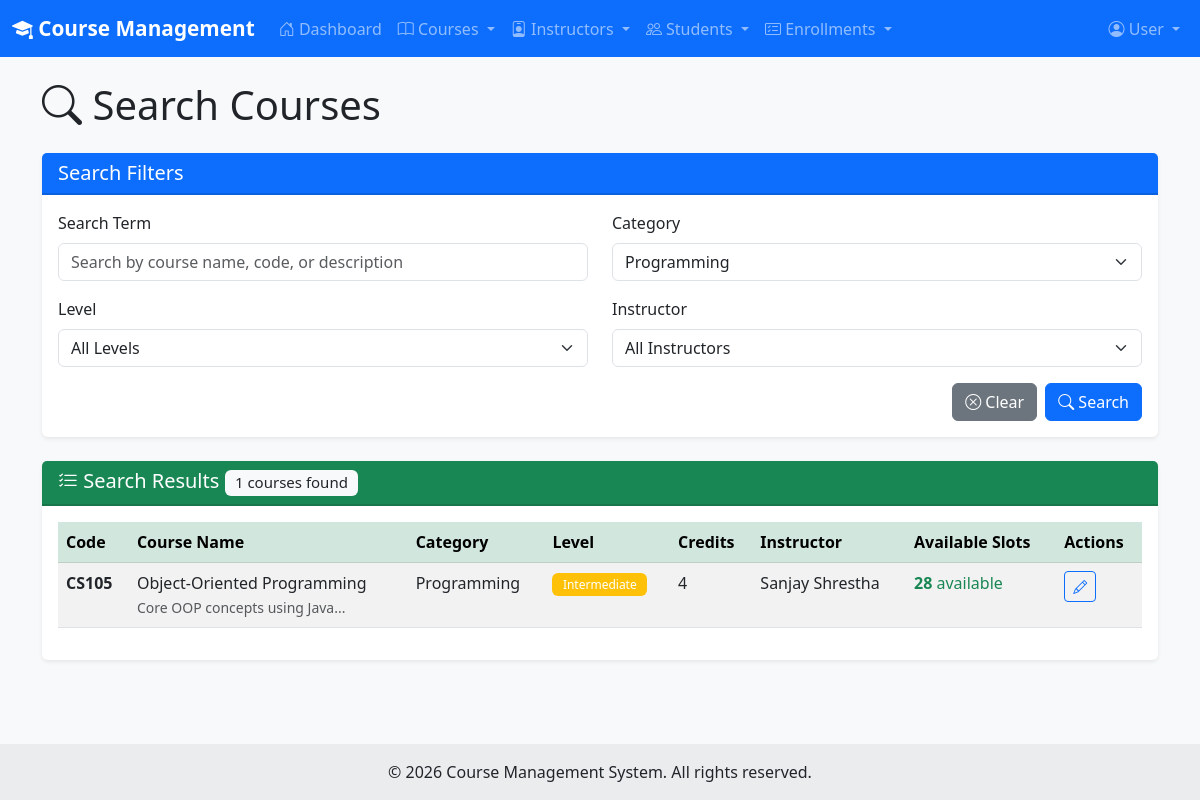
The app's page /courses/search.php?category=Programming with its own data.
### tables this page shows
CREATE TABLE courses (
    course_id INT PRIMARY KEY AUTO_INCREMENT,
    course_code VARCHAR(20) NOT NULL UNIQUE,
    course_name VARCHAR(100) NOT NULL,
    description TEXT,
    credits INT DEFAULT 3,
    instructor_id INT,
    category VARCHAR(50),
    level ENUM('Beginner', 'Intermediate', 'Advanced') DEFAULT 'Beginner',
    max_students INT DEFAULT 30,
    start_date DATE,
    end_date DATE,
    is_active TINYINT(1) DEFAULT 1,
    created_at TIMESTAMP DEFAULT CURRENT_TIMESTAMP,
    updated_at TIMESTAMP DEFAULT CURRENT_TIMESTAMP ON UPDATE CURRENT_TIMESTAMP,
    FOREIGN KEY (instructor_id)
        REFERENCES instructors(instructor_id)
        ON DELETE SET NULL,
    INDEX idx_code (course_code),
    INDEX idx_instructor (instructor_id),
    INDEX idx_active (is_active)
);

### includes/functions.php (called while the page is built, shortened)
<?php
function h($string) {
    return htmlspecialchars($string ?? '', ENT_QUOTES, 'UTF-8');
}
function getCategories() {
    return [
        'Web Development', 'Data Science', 'Database', 'Mobile Development', 'Programming',
        'Project Management', 'Cloud Computing', 'Cybersecurity', 'Networking', 'Software Engineering'
    ];
}
function sanitizeSearch($input) {
    return trim(strip_tags($input));
}
function getAll($pdo, $sql, $params = []) {
    $stmt = $pdo->prepare($sql);
    $stmt->execute($params);
    return $stmt->fetchAll();
}

### public/courses/search.php (the view, shortened to what this page needs)
<?php
require_once '../../config/db.php';
require_once '../../includes/functions.php';
$searchTerm = isset($_GET['search']) ? sanitizeSearch($_GET['search']) : '';
$categoryFilter = isset($_GET['category']) ? sanitizeSearch($_GET['category']) : '';
$levelFilter = isset($_GET['level']) ? sanitizeSearch($_GET['level']) : '';
$instructorFilter = isset($_GET['instructor']) ? intval($_GET['instructor']) : 0;
$categories = getCategories();
$results = [];
$searchPerformed = false;
if (!empty($searchTerm) || !empty($categoryFilter) || !empty($levelFilter) || $instructorFilter > 0) {
    $searchPerformed = true;
    $sql = "SELECT c.*,
            CONCAT(i.first_name, ' ', i.last_name) as instructor_name,
            (SELECT COUNT(*) FROM enrollments e WHERE e.course_id = c.course_id AND e.status = 'Active') as enrolled_count
            FROM courses c
            LEFT JOIN instructors i ON c.instructor_id = i.instructor_id
            WHERE 1=1";
    $params = [];
    if (!empty($categoryFilter)) {
        $sql .= " AND c.category = ?";
        $params[] = $categoryFilter;
    }
    $sql .= " ORDER BY c.course_name";
    try {
        $results = getAll($pdo, $sql, $params);
    } catch (PDOException $e) {
        error_log("Search Error: " . $e->getMessage());
        setMessage("Error performing search", "error");
    }
}
include '../../includes/header.php';
?>
<h1 class="mb-4"><i class="bi bi-search"></i> Search Courses</h1>
<div class="card mb-4">
    <div class="card-header bg-primary text-white">
        <h5 class="mb-0">Search Filters</h5>
    </div>
    <div class="card-body">
        <form method="GET" action="" id="searchForm">
            <div class="row">
                <div class="col-md-6 mb-3">
                    <label for="search" class="form-label">Search Term</label>
                    <input type="text"
                           class="form-control"
                           id="search"
                           name="search"
                           value="<?= h($searchTerm) ?>"
                           placeholder="Search by course name, code, or description"
                           autocomplete="off">
                </div>
                <div class="col-md-6 mb-3">
                    <label for="category" class="form-label">Category</label>
                    <select class="form-select" id="category" name="category">
                        <?php foreach ($categories as $cat): ?>
                            <option value="<?= h($cat) ?>" <?= $categoryFilter == $cat ? 'selected' : '' ?>>
                                <?= h($cat) ?>
                            </option>
                        <?php endforeach; ?>
                    </select>
                </div>
            </div>
            <div class="row">
                <div class="col-md-6 mb-3">
                    <label for="level" class="form-label">Level</label>
                    <select class="form-select" id="level" name="level">
                        <option value="">All Levels</option>
                    </select>
                </div>
                <div class="col-md-6 mb-3">
                    <label for="instructor" class="form-label">Instructor</label>
                    <select class="form-select" id="instructor" name="instructor">
                        <option value="">All Instructors</option>
                    </select>
                </div>
            </div>
            <div class="d-grid gap-2 d-md-flex justify-content-md-end">
                <a href="search.php" class="btn btn-secondary">
                    <i class="bi bi-x-circle"></i> Clear
                </a>
                <button type="submit" class="btn btn-primary">
                    <i class="bi bi-search"></i> Search
                </button>
            </div>
        </form>
    </div>
</div>
<?php if ($searchPerformed): ?>
    <div class="card">
        <div class="card-header bg-success text-white">
            <h5 class="mb-0">
                <i class="bi bi-list-check"></i> Search Results
                <span class="badge bg-light text-dark"><?= count($results) ?> courses found</span>
            </h5>
        </div>
        <div class="card-body">
            <?php if (empty($results)): ?>
                <div class="alert alert-info">
                    <i class="bi bi-info-circle"></i> No courses found matching your search criteria.
                </div>
            <?php else: ?>
                <div class="table-responsive">
                    <table class="table table-striped table-hover">
                        <thead class="table-success">
                            <tr>
                                <th>Code</th>
                                <th>Course Name</th>
                                <th>Category</th>
                                <th>Level</th>
                                <th>Credits</th>
                                <th>Instructor</th>
                                <th>Available Slots</th>
                                <th>Actions</th>
                            </tr>
                        </thead>
                        <tbody>
                            <?php foreach ($results as $course): ?>
                                <?php
                                $availableSlots = $course['max_students'] - $course['enrolled_count'];
                                $slotClass = $availableSlots > 10 ? 'text-success' : ($availableSlots > 0 ? 'text-warning' : 'text-danger');
                                ?>
                                <tr>
                                    <td><strong><?= h($course['course_code']) ?></strong></td>
                                    <td>
                                        <?= h($course['course_name']) ?>
                                        <?php if (!empty($course['description'])): ?>
                                            <br><small class="text-muted"><?= h(substr($course['description'], 0, 60)) ?>...</small>
                                        <?php endif; ?>
                                    </td>
                                    <td><?= h($course['category']) ?></td>
                                    <td>
                                        <span class="badge
                                            <?= $course['level'] == 'Beginner' ? 'bg-success' :
                                                ($course['level'] == 'Intermediate' ? 'bg-warning' : 'bg-danger') ?>">
                                            <?= h($course['level']) ?>
                                        </span>
                                    </td>
                                    <td><?= h($course['credits']) ?></td>
                                    <td><?= h($course['instructor_name'] ?? 'Not Assigned') ?></td>
                                    <td class="<?= $slotClass ?>">
                                        <strong><?= h($availableSlots) ?></strong> available
                                    </td>
                                    <td>
                                        <a href="edit.php?id=<?= h($course['course_id']) ?>"
                                           class="btn btn-sm btn-outline-primary">
                                            <i class="bi bi-pencil"></i>
                                        </a>
                                    </td>
                                </tr>
                            <?php endforeach; ?>
                        </tbody>
                    </table>
                </div>
            <?php endif; ?>
        </div>
    </div>
<?php endif; ?>
<?php include '../../includes/footer.php'; ?>

### includes/header.php (style rules this page uses)
body { min-height: 100vh; display: flex; flex-direction: column; background-color: #f8f9fa; }
.card { box-shadow: 0 0.125rem 0.25rem rgba(0, 0, 0, 0.075); border: none; margin-bottom: 1.5rem; }
.card-header { font-weight: 600; border-bottom: 2px solid rgba(0, 0, 0, 0.125); }
.badge { font-weight: 500; padding: 0.35rem 0.65rem; }

### records on screen
courses: course_code "CS105", course_name "Object-Oriented Programming", description "Core OOP concepts using Java", category "Programming", level "Intermediate", credits "4", instructor_name "Sanjay Shrestha", availableSlots "28"

### other values on screen
count($results) "1"
form field category "Programming"
